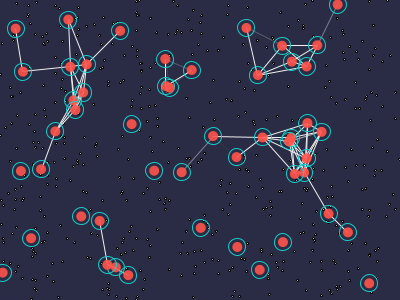
Frame 1 (no input)
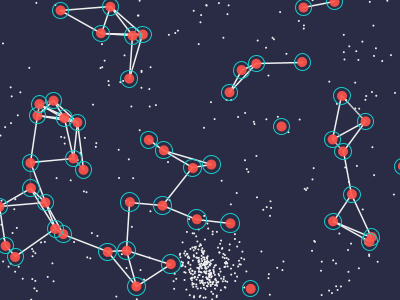
Frame 60 (the mouse pressed at the canvas centre just before this capture)
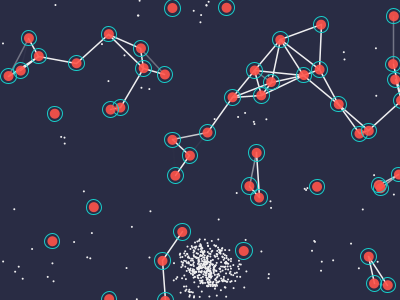
Frame 120 (the mouse held since frame 60 and released just before this capture)

The Processing sketch that drew these frames (run headless with seeded random() and noise(); from frame 60 on, the mouse is pressed at the canvas centre):

// Processing sketch: Enxame
// ── Enxame.pde
final float dt = 1;
final float rate = 0.5;
final float ENERGY = 3.3;
final int NUM_FOOD = 500;
final float N = 0.1;

float time;
float px, py, disp;

System a;
PVector food[];

void setup() {
  size(400, 300);
  noCursor();
  a = new System(50);
  food = new PVector[NUM_FOOD];
  time = 0;
  for (int i = 0; i < NUM_FOOD; i++) {
    food[i] = new PVector(random(width), random(height));
  }
  px = random(width);
  py = random(height);
  disp = random(10, 40);
}

void draw() {
  background(#292C44);
  fill(#F0F0F1);
  for (int i = 0; i < NUM_FOOD; i++) {
    ellipse(food[i].x, food[i].y, 2, 2);
  }
  a.update();
  a.distribute(50);
  a.drawAgents();
  time += dt;
}

float limite(float num, float min, float max) {
  if (num < min) {
    return max - (min - num);
  } else if (num > max) {
    return min + (num - max);
  } else {
    return num;
  }
}
// ── Agent.pde
class Agent {

  PVector pos;
  PVector vel;
  PVector acc;
  float energy;

  Agent() {
    pos = new PVector(random(width), random(height));
    vel = new PVector(randomGaussian() * 3, randomGaussian() * 3);
    acc = new PVector(randomGaussian(), randomGaussian());
    energy = 255;
  }

  void update() {
    if (energy > 0) {
      acc.limit(0.1);
      vel.add(PVector.mult(acc, dt));  
      vel.setMag(3);
      pos.x = limite(pos.x + vel.x * dt, -5, width+5);
      pos.y = limite(pos.y + vel.y * dt, -5, height+5);
      acc.add(new PVector(randomGaussian(), randomGaussian()));
      energy = energy - rate * dt < 0 ? 0 : energy - rate * dt;
      for (int i = 0; i < NUM_FOOD; i++) {
        if (dist(pos.x, pos.y, food[i].x, food[i].y) < 6) {
          energy = energy + ENERGY;     
          food[i].x = limite(px + randomGaussian() * disp, 0, width);
          food[i].y = limite(py + randomGaussian() * disp, 0, height);
        }
      }
    }
  }

  void drawAgent() {
    if (energy > 0) {
      fill(#FF5349, 230);
      ellipse(pos.x, pos.y, 10, 10);
      stroke(#18CDCA);
      strokeWeight(1);
      noFill();
      ellipse(pos.x, pos.y, energy/15,  energy/15);
      strokeWeight(1.5);
      noStroke();
      
    }
  }
}
// ── System.pde
class System {
  
  Agent system[];
  
  System(int num) {
    system = new Agent[num];
    for (int i = 0; i < num; i++) {
      system[i] = new Agent();
    }
  }

  void distribute(float d) {
    float dE;
    for (int i = 0; i < system.length; i++) {
      for (int j = 0; j < i; j++) {
        if (system[i].pos.dist(system[j].pos) <= d && system[i].energy > 0 && system[j].energy > 0) {
          dE = abs(N * (system[i].energy - system[j].energy) * dt);
          stroke(#F0F0F1, dE * 10000);
          line(system[i].pos.x, system[i].pos.y, system[j].pos.x, system[j].pos.y);
          if (system[i].energy > system[j].energy) {
            system[i].energy -= dE;
            system[j].energy += dE;
          } else {
            system[i].energy += dE;
            system[j].energy -= dE;
          }
        }
      }
    }
  }
  
  void update() {
    for (int i = 0; i < system.length; i++) {
      system[i].update();
    }
  }

  void drawAgents() {
    noStroke();
    for (int i = 0; i < system.length; i++) {
      system[i].drawAgent();
    }
  }
}
